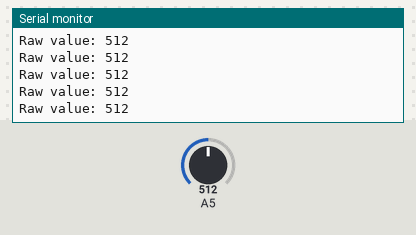
This sketch was run on a simulated Arduino Uno, built with avr-gcc and run on an emulated ATmega328P. Parts: the last lines printed to the serial monitor. Inputs (shaded band) come from the test bench; at power-on: A5 = 512.

Above: at 1.2 s.
1.3 s: A5 set to 716
At 1.31 s:
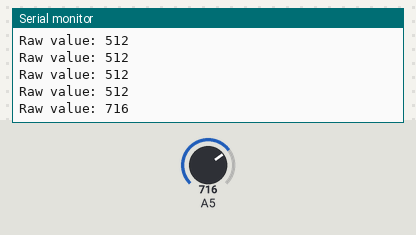
2.8 s: A5 set to 900
At 2.82 s:
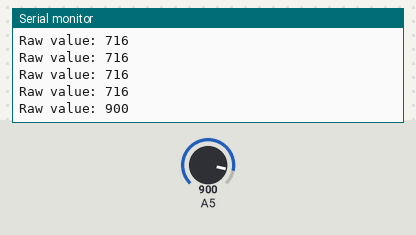
Timing chart, 0 to 5.8 s (numbered marks = the images above; inputs shaded):
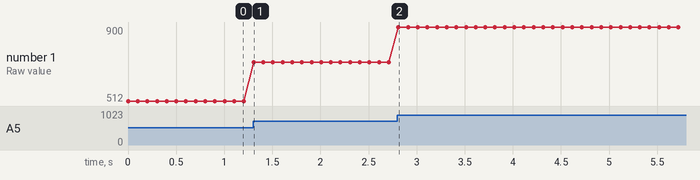

Measured:
- after the input at 1.3 s, the serial monitor: prints a new line at once (image 1)
- after the input at 2.8 s, the serial monitor: prints a new line at once (image 2)
- plotted number 1: 512 → 716 after the input at 1.3 s, 716 → 900 after the input at 2.8 s

The sketch:

Light_Sensor.ino
```cpp
int value = 0;

void setup() {

  Serial.begin(9600);

}

void loop() {

  value = analogRead(A5);

  Serial.print("Raw value: ");
  Serial.println(value);

  delay(100);

}
```
